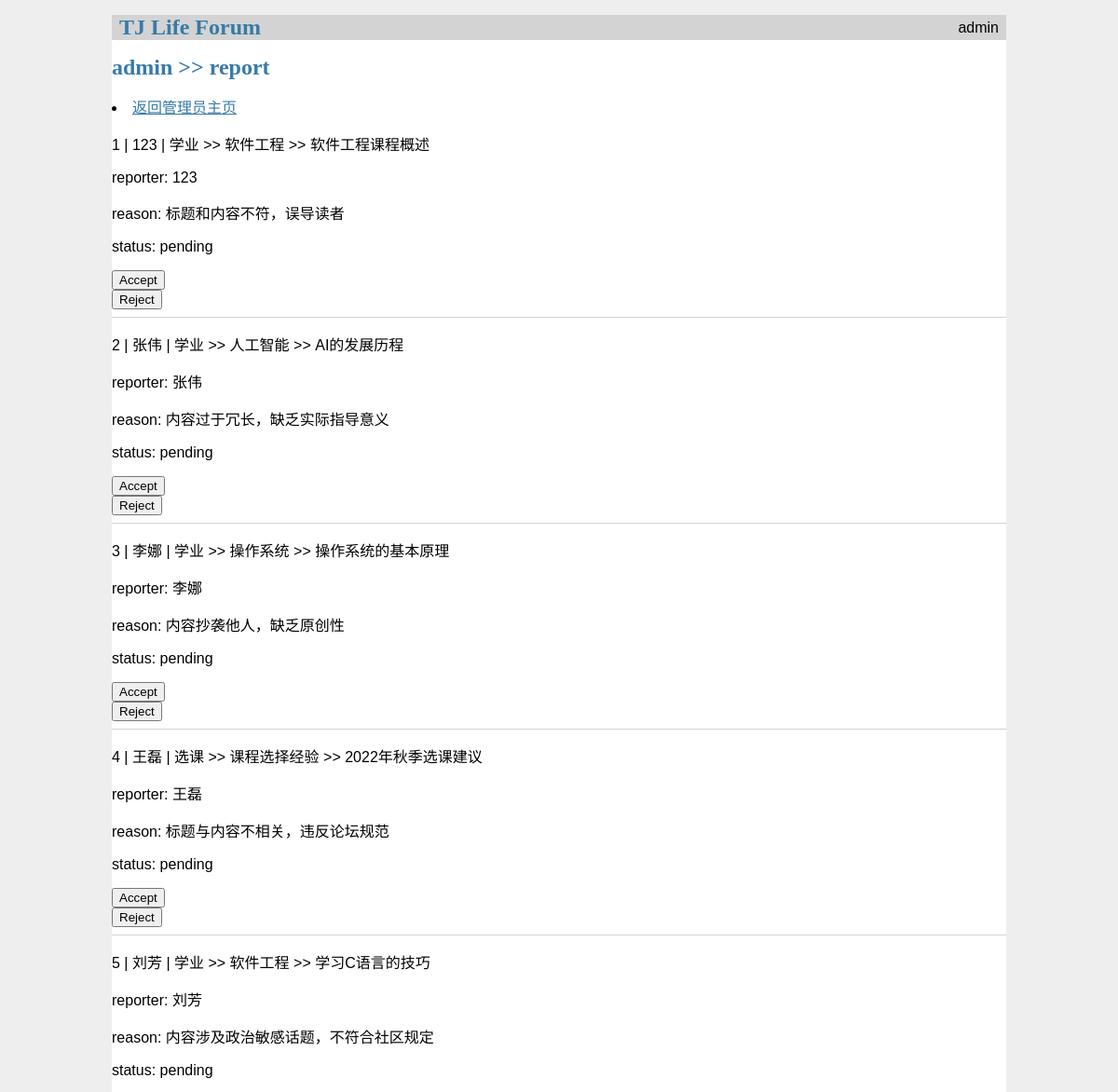
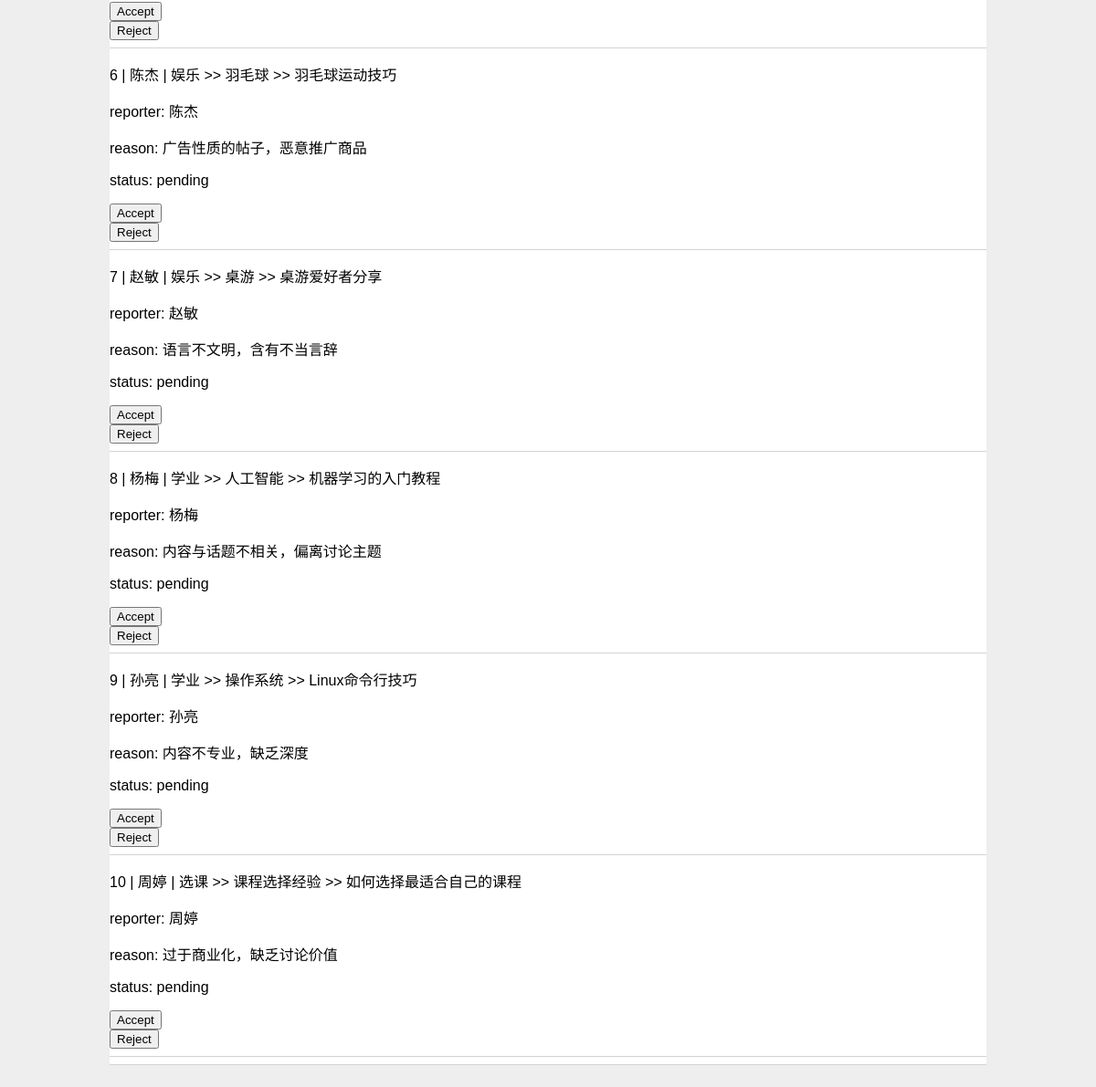
Screenshot of /admin/report_entry with the database file from the repository (2 pictures, top to bottom).
### tables this page shows
CREATE TABLE report_entry(
    report_id INTEGER PRIMARY KEY AUTOINCREMENT ,
    user_id INTEGER NOT NULL ,
    entry_id INTEGER NOT NULL,
    reason TEXT NOT NULL,
    created TIMESTAMP NOT NULL DEFAULT CURRENT_TIMESTAMP,
    report_status INTEGER DEFAULT 0,       -- ENUM(0:pending, 1:accept, 2:reject, 3:error)
    FOREIGN KEY (user_id) REFERENCES user (id),
    FOREIGN KEY (entry_id) REFERENCES entry(entry_id)
);

CREATE TABLE user (
    id INTEGER PRIMARY KEY AUTOINCREMENT,
    username VARCHAR(50) UNIQUE NOT NULL,
    email VARCHAR(100) UNIQUE NOT NULL,
    password VARCHAR(50) NOT NULL,
    introduction TEXT DEFAULT '这个人很神秘~',
    user_status INTEGER DEFAULT 0,       -- ENUM(0:active, 1:inactive)
    is_verified INTEGER DEFAULT 0,
    avatar TEXT
);

CREATE TABLE forums (
    forum_id INTEGER PRIMARY KEY AUTOINCREMENT,
    forum_name VARCHAR(100) NOT NULL,
    description TEXT,
    created_at TIMESTAMP NOT NULL DEFAULT CURRENT_TIMESTAMP
);

CREATE TABLE topic (
    topic_id INTEGER PRIMARY KEY AUTOINCREMENT ,
    topic_name VARCHAR(100) NOT NULL ,
    forum_id INTEGER NOT NULL ,
    description TEXT,
    FOREIGN KEY (forum_id) REFERENCES forums(forum_id)
);

CREATE TABLE entry (
    entry_id INTEGER PRIMARY KEY AUTOINCREMENT,
    topic_id INTEGER NOT NULL,
    created TIMESTAMP NOT NULL DEFAULT CURRENT_TIMESTAMP,
    updated TIMESTAMP NOT NULL DEFAULT CURRENT_TIMESTAMP,
    title TEXT NOT NULL,
    description TEXT NOT NULL,
    avg_rate DECIMAL(2,1) DEFAULT 0.0,
    commented INTEGER DEFAULT 0,
    views INTEGER DEFAULT 0,
    entry_status INTEGER DEFAULT 0,       -- ENUM(0:active, 1:inactive)
    FOREIGN KEY (topic_id) REFERENCES topic(topic_id)
);

### flaskr/admin.py (the view)
@bp.route('/report_entry', methods=['GET', 'POST'])
def report_entry():
    db = get_db()
    reports = db.execute(
        ' SELECT * '
        ' FROM report_entry r '
        ' JOIN user u ON u.id = r.user_id '
        ' JOIN entry e ON e.entry_id = r.entry_id '
        ' JOIN topic t ON t.topic_id = e.topic_id '
        ' JOIN forums f ON f.forum_id = t.forum_id '
    ).fetchall()
    return render_template('admin/report_entry.html', reports=reports)

### flaskr/db.py (called while the page is built)
def get_db():
    if 'db' not in g:
        g.db = sqlite3.connect(
            current_app.config['DATABASE'],
            detect_types=sqlite3.PARSE_DECLTYPES
        )
        g.db.row_factory = sqlite3.Row  # 用于操作数据的列名称
    return g.db

### flaskr/templates/admin/report_entry.html (shortened to what this page needs)
{% extends 'base.html' %}
{% block header %}
<h1> admin >> report</h1>
{% endblock %}
{% block content %}
<li><a href="{{url_for('auth.admin_dashboard')}}">返回管理员主页</a></li>
{% for report in reports %}
<p>{{ report['report_id'] }} | {{ report['username'] }} | {{
    report['forum_name'] }} >> {{ report['topic_name'] }} >> {{ report['title']
    }}</p>
<p>reporter: {{ report['username'] }}</p>
<p>reason: {{ report['reason'] }}</p>
<p>status:
    {% if report['report_status'] == 0 %}
    pending
    {% elif report['report_status'] == 1 %}
    accept
    {% elif report['report_status'] == 2 %}
    reject
    {% elif report['report_status'] == 3 %}
    error
    {% endif %}
</p>
<div>
    <form method="post"
        action="{{ url_for('admin.accept_report', report_id=report['report_id']) }}">
        <button type="submit" >Accept</button>
    </form>
    <form method="post"
        action="{{ url_for('admin.reject_report', report_id=report['report_id']) }}">
        <button type="submit" >Reject</button>
    </form>
</div>
<hr>
{% endfor %}
{% endblock %}

### flaskr/static/style.css (style rules this page uses)
h1 { font-family: serif; color: #377ba8; margin: 1rem 0; }
a { color: #377ba8; }
hr { border: none; border-top: 1px solid lightgray; }

### rows the page displays
report_entry: report_id "1", username "123", forum_name "学业", topic_name "软件工程", title "软件工程课程概述", reason "标题和内容不符，误导读者", report_status "pending"
report_entry: report_id "2", username "张伟", forum_name "学业", topic_name "人工智能", title "AI的发展历程", reason "内容过于冗长，缺乏实际指导意义", report_status "pending"
report_entry: report_id "3", username "李娜", forum_name "学业", topic_name "操作系统", title "操作系统的基本原理", reason "内容抄袭他人，缺乏原创性", report_status "pending"
report_entry: report_id "4", username "王磊", forum_name "选课", topic_name "课程选择经验", title "2022年秋季选课建议", reason "标题与内容不相关，违反论坛规范", report_status "pending"
report_entry: report_id "5", username "刘芳", forum_name "学业", topic_name "软件工程", title "学习C语言的技巧", reason "内容涉及政治敏感话题，不符合社区规定", report_status "pending"
report_entry: report_id "6", username "陈杰", forum_name "娱乐", topic_name "羽毛球", title "羽毛球运动技巧", reason "广告性质的帖子，恶意推广商品", report_status "pending"
report_entry: report_id "7", username "赵敏", forum_name "娱乐", topic_name "桌游", title "桌游爱好者分享", reason "语言不文明，含有不当言辞", report_status "pending"
report_entry: report_id "8", username "杨梅", forum_name "学业", topic_name "人工智能", title "机器学习的入门教程", reason "内容与话题不相关，偏离讨论主题", report_status "pending"
report_entry: report_id "9", username "孙亮", forum_name "学业", topic_name "操作系统", title "Linux命令行技巧", reason "内容不专业，缺乏深度", report_status "pending"
report_entry: report_id "10", username "周婷", forum_name "选课", topic_name "课程选择经验", title "如何选择最适合自己的课程", reason "过于商业化，缺乏讨论价值", report_status "pending"
